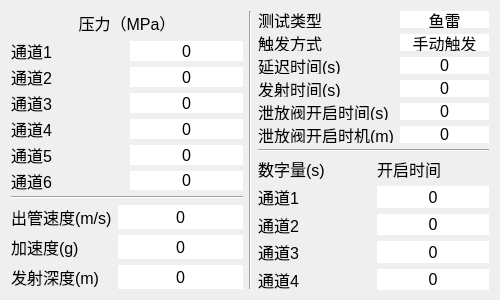
<?xml version="1.0" encoding="UTF-8"?>
<ui version="4.0">
 <class>ReportDialog</class>
 <widget class="QDialog" name="ReportDialog">
  <property name="geometry">
   <rect>
    <x>0</x>
    <y>0</y>
    <width>500</width>
    <height>300</height>
   </rect>
  </property>
  <property name="sizePolicy">
   <sizepolicy hsizetype="Fixed" vsizetype="Fixed">
    <horstretch>0</horstretch>
    <verstretch>0</verstretch>
   </sizepolicy>
  </property>
  <property name="minimumSize">
   <size>
    <width>500</width>
    <height>300</height>
   </size>
  </property>
  <property name="maximumSize">
   <size>
    <width>500</width>
    <height>300</height>
   </size>
  </property>
  <property name="windowTitle">
   <string>测试结果</string>
  </property>
  <layout class="QHBoxLayout" name="horizontalLayout">
   <item>
    <layout class="QVBoxLayout" name="verticalLayout_3">
     <property name="sizeConstraint">
      <enum>QLayout::SetFixedSize</enum>
     </property>
     <item>
      <layout class="QVBoxLayout" name="verticalLayout_2">
       <item>
        <widget class="QLabel" name="label">
         <property name="font">
          <font>
           <pointsize>12</pointsize>
          </font>
         </property>
         <property name="text">
          <string>压力（MPa）</string>
         </property>
         <property name="alignment">
          <set>Qt::AlignCenter</set>
         </property>
        </widget>
       </item>
       <item>
        <layout class="QGridLayout" name="gridLayout">
         <property name="sizeConstraint">
          <enum>QLayout::SetDefaultConstraint</enum>
         </property>
         <item row="5" column="0">
          <widget class="QLabel" name="press_name6">
           <property name="font">
            <font>
             <pointsize>12</pointsize>
            </font>
           </property>
           <property name="text">
            <string>通道6</string>
           </property>
          </widget>
         </item>
         <item row="5" column="1">
          <widget class="QLabel" name="press_ch6">
           <property name="font">
            <font>
             <pointsize>12</pointsize>
            </font>
           </property>
           <property name="styleSheet">
            <string notr="true">background:#ffffff</string>
           </property>
           <property name="text">
            <string>0</string>
           </property>
           <property name="alignment">
            <set>Qt::AlignCenter</set>
           </property>
          </widget>
         </item>
         <item row="1" column="1">
          <widget class="QLabel" name="press_ch2">
           <property name="font">
            <font>
             <pointsize>12</pointsize>
            </font>
           </property>
           <property name="styleSheet">
            <string notr="true">background:#ffffff</string>
           </property>
           <property name="text">
            <string>0</string>
           </property>
           <property name="alignment">
            <set>Qt::AlignCenter</set>
           </property>
          </widget>
         </item>
         <item row="3" column="1">
          <widget class="QLabel" name="press_ch4">
           <property name="font">
            <font>
             <pointsize>12</pointsize>
            </font>
           </property>
           <property name="styleSheet">
            <string notr="true">background:#ffffff</string>
           </property>
           <property name="text">
            <string>0</string>
           </property>
           <property name="alignment">
            <set>Qt::AlignCenter</set>
           </property>
          </widget>
         </item>
         <item row="2" column="0">
          <widget class="QLabel" name="press_name3">
           <property name="font">
            <font>
             <pointsize>12</pointsize>
            </font>
           </property>
           <property name="text">
            <string>通道3</string>
           </property>
          </widget>
         </item>
         <item row="2" column="1">
          <widget class="QLabel" name="press_ch3">
           <property name="font">
            <font>
             <pointsize>12</pointsize>
            </font>
           </property>
           <property name="styleSheet">
            <string notr="true">background:#ffffff</string>
           </property>
           <property name="text">
            <string>0</string>
           </property>
           <property name="alignment">
            <set>Qt::AlignCenter</set>
           </property>
          </widget>
         </item>
         <item row="4" column="1">
          <widget class="QLabel" name="press_ch5">
           <property name="font">
            <font>
             <pointsize>12</pointsize>
            </font>
           </property>
           <property name="styleSheet">
            <string notr="true">background:#ffffff</string>
           </property>
           <property name="text">
            <string>0</string>
           </property>
           <property name="alignment">
            <set>Qt::AlignCenter</set>
           </property>
          </widget>
         </item>
         <item row="1" column="0">
          <widget class="QLabel" name="press_name2">
           <property name="font">
            <font>
             <pointsize>12</pointsize>
            </font>
           </property>
           <property name="text">
            <string>通道2</string>
           </property>
          </widget>
         </item>
         <item row="4" column="0">
          <widget class="QLabel" name="press_name5">
           <property name="font">
            <font>
             <pointsize>12</pointsize>
            </font>
           </property>
           <property name="text">
            <string>通道5</string>
           </property>
          </widget>
         </item>
         <item row="0" column="1">
          <widget class="QLabel" name="press_ch1">
           <property name="font">
            <font>
             <pointsize>12</pointsize>
            </font>
           </property>
           <property name="styleSheet">
            <string notr="true">background:#ffffff</string>
           </property>
           <property name="text">
            <string>0</string>
           </property>
           <property name="textFormat">
            <enum>Qt::AutoText</enum>
           </property>
           <property name="alignment">
            <set>Qt::AlignCenter</set>
           </property>
          </widget>
         </item>
         <item row="3" column="0">
          <widget class="QLabel" name="press_name4">
           <property name="font">
            <font>
             <pointsize>12</pointsize>
            </font>
           </property>
           <property name="text">
            <string>通道4</string>
           </property>
          </widget>
         </item>
         <item row="0" column="0">
          <widget class="QLabel" name="press_name1">
           <property name="font">
            <font>
             <pointsize>12</pointsize>
            </font>
           </property>
           <property name="frameShape">
            <enum>QFrame::NoFrame</enum>
           </property>
           <property name="frameShadow">
            <enum>QFrame::Sunken</enum>
           </property>
           <property name="text">
            <string>通道1</string>
           </property>
          </widget>
         </item>
        </layout>
       </item>
       <item>
        <widget class="Line" name="line">
         <property name="orientation">
          <enum>Qt::Horizontal</enum>
         </property>
        </widget>
       </item>
      </layout>
     </item>
     <item>
      <layout class="QGridLayout" name="gridLayout_4">
       <item row="2" column="1" colspan="2">
        <widget class="QLabel" name="shoot_deep">
         <property name="font">
          <font>
           <pointsize>12</pointsize>
          </font>
         </property>
         <property name="styleSheet">
          <string notr="true">background:#ffffff</string>
         </property>
         <property name="text">
          <string>0</string>
         </property>
         <property name="alignment">
          <set>Qt::AlignCenter</set>
         </property>
         <property name="wordWrap">
          <bool>false</bool>
         </property>
        </widget>
       </item>
       <item row="2" column="0">
        <widget class="QLabel" name="label_41">
         <property name="font">
          <font>
           <pointsize>12</pointsize>
          </font>
         </property>
         <property name="text">
          <string>发射深度(m)</string>
         </property>
        </widget>
       </item>
       <item row="0" column="1" colspan="2">
        <widget class="QLabel" name="speed">
         <property name="font">
          <font>
           <pointsize>12</pointsize>
          </font>
         </property>
         <property name="styleSheet">
          <string notr="true">background:#ffffff</string>
         </property>
         <property name="text">
          <string>0</string>
         </property>
         <property name="alignment">
          <set>Qt::AlignCenter</set>
         </property>
        </widget>
       </item>
       <item row="0" column="0">
        <widget class="QLabel" name="label_11">
         <property name="font">
          <font>
           <pointsize>12</pointsize>
          </font>
         </property>
         <property name="text">
          <string>出管速度(m/s)</string>
         </property>
        </widget>
       </item>
       <item row="1" column="1" colspan="2">
        <widget class="QLabel" name="acceleration">
         <property name="font">
          <font>
           <pointsize>12</pointsize>
          </font>
         </property>
         <property name="styleSheet">
          <string notr="true">background:#ffffff</string>
         </property>
         <property name="text">
          <string>0</string>
         </property>
         <property name="alignment">
          <set>Qt::AlignCenter</set>
         </property>
        </widget>
       </item>
       <item row="1" column="0">
        <widget class="QLabel" name="label_12">
         <property name="font">
          <font>
           <pointsize>12</pointsize>
          </font>
         </property>
         <property name="text">
          <string>加速度(g)</string>
         </property>
        </widget>
       </item>
      </layout>
     </item>
    </layout>
   </item>
   <item>
    <widget class="Line" name="line_2">
     <property name="orientation">
      <enum>Qt::Vertical</enum>
     </property>
    </widget>
   </item>
   <item>
    <layout class="QVBoxLayout" name="verticalLayout">
     <property name="sizeConstraint">
      <enum>QLayout::SetFixedSize</enum>
     </property>
     <item>
      <layout class="QGridLayout" name="gridLayout_2">
       <item row="5" column="1">
        <widget class="QLabel" name="bleed_time">
         <property name="font">
          <font>
           <pointsize>12</pointsize>
          </font>
         </property>
         <property name="styleSheet">
          <string notr="true">background:#ffffff</string>
         </property>
         <property name="text">
          <string>0</string>
         </property>
         <property name="alignment">
          <set>Qt::AlignCenter</set>
         </property>
        </widget>
       </item>
       <item row="5" column="0">
        <widget class="QLabel" name="label_43">
         <property name="font">
          <font>
           <pointsize>12</pointsize>
          </font>
         </property>
         <property name="text">
          <string>泄放阀开启时机(m)</string>
         </property>
        </widget>
       </item>
       <item row="4" column="1">
        <widget class="QLabel" name="bleed_open_time">
         <property name="font">
          <font>
           <pointsize>12</pointsize>
          </font>
         </property>
         <property name="styleSheet">
          <string notr="true">background:#ffffff</string>
         </property>
         <property name="text">
          <string>0</string>
         </property>
         <property name="alignment">
          <set>Qt::AlignCenter</set>
         </property>
        </widget>
       </item>
       <item row="4" column="0">
        <widget class="QLabel" name="label_42">
         <property name="font">
          <font>
           <pointsize>12</pointsize>
          </font>
         </property>
         <property name="text">
          <string>泄放阀开启时间(s)</string>
         </property>
        </widget>
       </item>
       <item row="3" column="0">
        <widget class="QLabel" name="label_39">
         <property name="font">
          <font>
           <pointsize>12</pointsize>
          </font>
         </property>
         <property name="text">
          <string>发射时间(s)</string>
         </property>
        </widget>
       </item>
       <item row="0" column="0">
        <widget class="QLabel" name="label_40">
         <property name="font">
          <font>
           <pointsize>12</pointsize>
          </font>
         </property>
         <property name="text">
          <string>测试类型</string>
         </property>
        </widget>
       </item>
       <item row="0" column="1">
        <widget class="QLabel" name="test_program">
         <property name="font">
          <font>
           <pointsize>12</pointsize>
          </font>
         </property>
         <property name="styleSheet">
          <string notr="true">background:#ffffff</string>
         </property>
         <property name="text">
          <string>鱼雷</string>
         </property>
         <property name="alignment">
          <set>Qt::AlignCenter</set>
         </property>
        </widget>
       </item>
       <item row="1" column="0">
        <widget class="QLabel" name="label_37">
         <property name="font">
          <font>
           <pointsize>12</pointsize>
          </font>
         </property>
         <property name="text">
          <string>触发方式</string>
         </property>
        </widget>
       </item>
       <item row="1" column="1">
        <widget class="QLabel" name="trigger_method">
         <property name="font">
          <font>
           <pointsize>12</pointsize>
          </font>
         </property>
         <property name="styleSheet">
          <string notr="true">background:#ffffff</string>
         </property>
         <property name="text">
          <string>手动触发</string>
         </property>
         <property name="alignment">
          <set>Qt::AlignCenter</set>
         </property>
        </widget>
       </item>
       <item row="2" column="1">
        <widget class="QLabel" name="delay_time">
         <property name="font">
          <font>
           <pointsize>12</pointsize>
          </font>
         </property>
         <property name="styleSheet">
          <string notr="true">background:#ffffff</string>
         </property>
         <property name="text">
          <string>0</string>
         </property>
         <property name="alignment">
          <set>Qt::AlignCenter</set>
         </property>
        </widget>
       </item>
       <item row="2" column="0">
        <widget class="QLabel" name="label_38">
         <property name="font">
          <font>
           <pointsize>12</pointsize>
          </font>
         </property>
         <property name="text">
          <string>延迟时间(s)</string>
         </property>
        </widget>
       </item>
       <item row="3" column="1">
        <widget class="QLabel" name="shoot_time">
         <property name="font">
          <font>
           <pointsize>12</pointsize>
          </font>
         </property>
         <property name="styleSheet">
          <string notr="true">background:#ffffff</string>
         </property>
         <property name="text">
          <string>0</string>
         </property>
         <property name="alignment">
          <set>Qt::AlignCenter</set>
         </property>
        </widget>
       </item>
      </layout>
     </item>
     <item>
      <widget class="Line" name="line_3">
       <property name="orientation">
        <enum>Qt::Horizontal</enum>
       </property>
      </widget>
     </item>
     <item>
      <layout class="QGridLayout" name="gridLayout_3">
       <item row="2" column="0">
        <widget class="QLabel" name="digital_name2">
         <property name="font">
          <font>
           <pointsize>12</pointsize>
          </font>
         </property>
         <property name="text">
          <string>通道2</string>
         </property>
        </widget>
       </item>
       <item row="2" column="1">
        <widget class="QLabel" name="digital_open_ch2">
         <property name="font">
          <font>
           <pointsize>12</pointsize>
          </font>
         </property>
         <property name="styleSheet">
          <string notr="true">background:#ffffff</string>
         </property>
         <property name="text">
          <string>0</string>
         </property>
         <property name="alignment">
          <set>Qt::AlignCenter</set>
         </property>
        </widget>
       </item>
       <item row="4" column="0">
        <widget class="QLabel" name="digital_name4">
         <property name="font">
          <font>
           <pointsize>12</pointsize>
          </font>
         </property>
         <property name="text">
          <string>通道4</string>
         </property>
        </widget>
       </item>
       <item row="4" column="1">
        <widget class="QLabel" name="digital_open_ch4">
         <property name="font">
          <font>
           <pointsize>12</pointsize>
          </font>
         </property>
         <property name="styleSheet">
          <string notr="true">background:#ffffff</string>
         </property>
         <property name="text">
          <string>0</string>
         </property>
         <property name="alignment">
          <set>Qt::AlignCenter</set>
         </property>
        </widget>
       </item>
       <item row="3" column="1">
        <widget class="QLabel" name="digital_open_ch3">
         <property name="font">
          <font>
           <pointsize>12</pointsize>
          </font>
         </property>
         <property name="styleSheet">
          <string notr="true">background:#ffffff</string>
         </property>
         <property name="text">
          <string>0</string>
         </property>
         <property name="alignment">
          <set>Qt::AlignCenter</set>
         </property>
        </widget>
       </item>
       <item row="3" column="0">
        <widget class="QLabel" name="digital_name3">
         <property name="font">
          <font>
           <pointsize>12</pointsize>
          </font>
         </property>
         <property name="text">
          <string>通道3</string>
         </property>
        </widget>
       </item>
       <item row="0" column="0">
        <widget class="QLabel" name="label_51">
         <property name="font">
          <font>
           <pointsize>12</pointsize>
          </font>
         </property>
         <property name="text">
          <string>数字量(s)</string>
         </property>
        </widget>
       </item>
       <item row="0" column="1">
        <widget class="QLabel" name="label_52">
         <property name="font">
          <font>
           <pointsize>12</pointsize>
          </font>
         </property>
         <property name="text">
          <string>开启时间</string>
         </property>
        </widget>
       </item>
       <item row="1" column="0">
        <widget class="QLabel" name="digital_name1">
         <property name="font">
          <font>
           <pointsize>12</pointsize>
          </font>
         </property>
         <property name="text">
          <string>通道1</string>
         </property>
        </widget>
       </item>
       <item row="1" column="1">
        <widget class="QLabel" name="digital_open_ch1">
         <property name="font">
          <font>
           <pointsize>12</pointsize>
          </font>
         </property>
         <property name="styleSheet">
          <string notr="true">background:#ffffff</string>
         </property>
         <property name="text">
          <string>0</string>
         </property>
         <property name="alignment">
          <set>Qt::AlignCenter</set>
         </property>
        </widget>
       </item>
      </layout>
     </item>
    </layout>
   </item>
  </layout>
  <zorder></zorder>
  <zorder>line_2</zorder>
 </widget>
 <resources>
  <include location="Icons/Icons.qrc"/>
 </resources>
 <connections/>
</ui>
